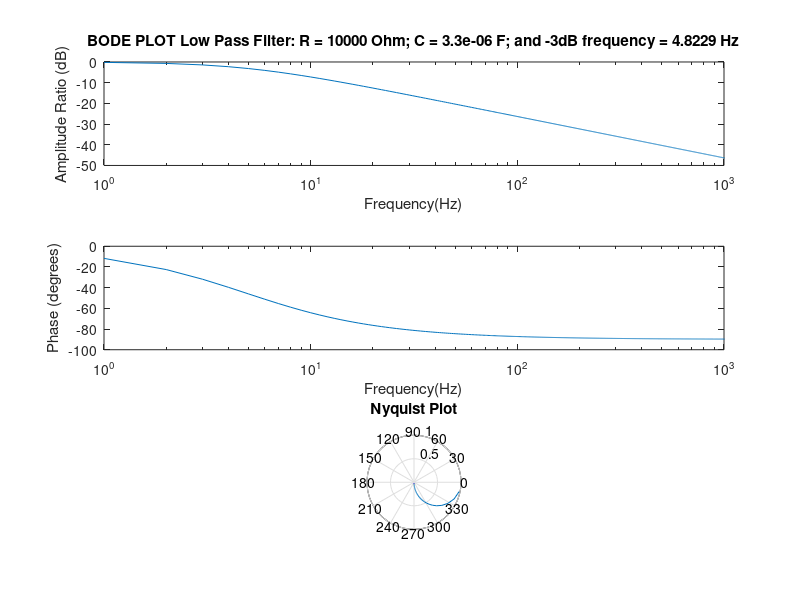

This figure's MATLAB source:
% pr12_2.m
% Bode_Nyquist.m
% Bode Plot and Nyquist Plot for a low pass filter

% Filter Components
R=10e3;
C=3.3e-6;

% Formula for amplitude A = 1/sqrt[1 + (RCw)^2] with w=2 x pi x f
for i=1:5000;
    f(i)=i;
    A(i)=1/(sqrt(1+(R*C*2*pi*f(i))^2)); 	% formula derived for the 
                                            % absolute part
    H(i)=1/(1+R*C*2*pi*f(i)*j);         	% frequency response
    rl=real(H(i));                      	% real part of H
    im=imag(H(i));                          % imaginary part of H
    PHI(i)=atan2(im,rl);                 	% phase
end;

% for w=1/RC there is A=1/sqrt[1/2] ~ 0.7
% 20 x log10{[1/sqrt(2)]} ~ -3.0 (The -3dB point)

F_3db=1/(2*pi*R*C);                         % Here we use Equation (12.5)

figure
subplot(3,1,1), semilogx(f,20*log10(A))
xlabel('Frequency(Hz)')
ylabel('Amplitude Ratio (dB)')
axis([0 1000 -50 0]);

t=['BODE PLOT Low Pass Filter: R = ' num2str(R) ' Ohm; C = ' num2str(C) ' F; and -3dB frequency = ' num2str(F_3db) ' Hz'];
title(t)
subplot(3,1,2),semilogx(f,(PHI*360)/(2*pi))
xlabel('Frequency(Hz)')
ylabel('Phase (degrees)')
axis([0 1000 -100 0]);

subplot(3,1,3),polar(PHI,A)
xlabel('Real')
ylabel('Imaginary')
title('Nyquist Plot')
